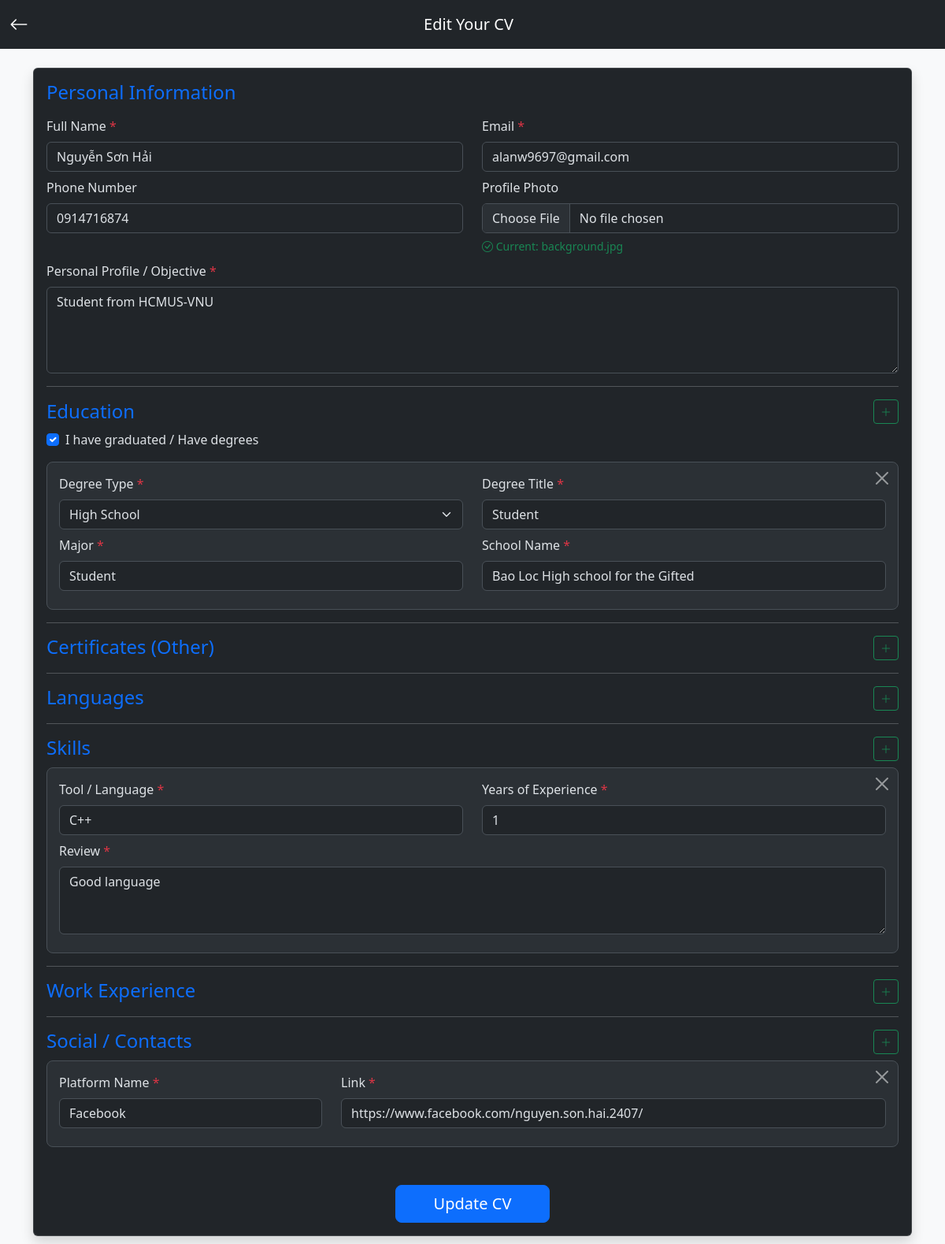
Screenshot of /edit_cv with the database file from the repository.
### tables this page shows
CREATE TABLE cv_basic(id INTEGER PRIMARY KEY, name TEXT, email TEXT, phone TEXT, photopath TEXT, profile TEXT);

CREATE TABLE cv_education(id INTEGER PRIMARY KEY, degreetype TEXT, title TEXT, major TEXT, school TEXT);

CREATE TABLE cv_skills(id INTEGER PRIMARY KEY, tool TEXT, years TEXT, review TEXT);

CREATE TABLE cv_contacts(id INTEGER PRIMARY KEY, platform TEXT, link TEXT);

### UPS/views.py (the view)
@app.route('/edit_cv')
def edit_cv_route():
    cv_data = get_cv_full()
    return render_template('input_cv.html', cv=cv_data)

### UPS/cv.py (called while the page is built)
def get_cv_full():
    connect = sqlite3.connect(db_path)
    cursor = connect.cursor()
    data = {}
    cursor.execute('SELECT * FROM cv_basic LIMIT 1')
    basic = cursor.fetchone()
    if basic:
        data['basic'] = basic
        cursor.execute('SELECT * FROM cv_education')
        data['education'] = cursor.fetchall()
        cursor.execute('SELECT * FROM cv_certs')
        data['certs'] = cursor.fetchall()
        cursor.execute('SELECT * FROM cv_languages')
        data['languages'] = cursor.fetchall()
        cursor.execute('SELECT * FROM cv_skills')
        data['skills'] = cursor.fetchall()
        cursor.execute('SELECT * FROM cv_experience')
        data['experience'] = cursor.fetchall()
        cursor.execute('SELECT * FROM cv_contacts')
        data['contacts'] = cursor.fetchall()
    connect.close()
    return data if 'basic' in data else None

### UPS/templates/input_cv.html (shortened to what this page needs)
<!DOCTYPE html>
<html lang="en" data-bs-theme="dark">
<head>
    <link href="https://cdn.jsdelivr.net/npm/bootstrap@5.3.2/dist/css/bootstrap.min.css" rel="stylesheet">
    <link rel="stylesheet" href="https://cdn.jsdelivr.net/npm/bootstrap-icons@1.10.5/font/bootstrap-icons.css">
    <link rel="stylesheet" href="{{ url_for('static', filename='css/style.css') }}">
</head>
<body class="bg-light">
    <nav class="navbar navbar-expand-md navbar-dark bg-dark fs-5">
        <div class="container-fluid">
            <a href="{{ url_for('cv_home_route') }}" class="navbar-brand fs-4" onclick="return confirm('Dữ liệu chưa lưu sẽ bị mất?');"><i class="bi bi-arrow-left"></i></a>
            <span class="navbar-brand mx-auto">{{ 'Edit Your CV' if cv else 'Input Your CV' }}</span>
        </div>
    </nav>
    <div class="container mt-4 mb-5">
        <div class="card shadow">
            <div class="card-body">
                <form action="{{ url_for('save_cv_route') }}" method="POST" enctype="multipart/form-data" id="cvForm">
                    <h4 class="mb-3 text-primary">Personal Information</h4>
                    <div class="row mb-3">
                        <div class="col-md-6 mb-2">
                            <label class="form-label required">Full Name</label>
                            <input type="text" class="form-control" name="name" value="{{ cv['basic'][1] if cv else '' }}" required>
                        </div>
                        <div class="col-md-6 mb-2">
                            <label class="form-label required">Email</label>
                            <input type="email" class="form-control" name="email" value="{{ cv['basic'][2] if cv else '' }}" required>
                        </div>
                        <div class="col-md-6 mb-2">
                            <label class="form-label">Phone Number</label>
                            <input type="text" class="form-control" name="phone" value="{{ cv['basic'][3] if cv and cv['basic'][3] else '' }}">
                        </div>
                        <div class="col-md-6 mb-2">
                            <label class="form-label">Profile Photo</label>
                            <input type="file" class="form-control" name="photo" accept="image/jpeg, image/png, image/jpg">
                            {% if cv and cv['basic'][4] %}
                                <div class="mt-1 text-success"><small><i class="bi bi-check-circle"></i> Current: {{ cv['basic'][4] }}</small></div>
                            {% endif %}
                        </div>
                        <div class="col-12">
                            <label class="form-label required">Personal Profile / Objective</label>
                            <textarea class="form-control" name="profile" rows="4" required>{{ cv['basic'][5] if cv else '' }}</textarea>
                        </div>
                    </div>
                    <hr>
                    <div id="education-container">
                        <h4 class="text-primary d-flex justify-content-between align-items-center">
                            Education
                            <button type="button" class="btn btn-sm btn-outline-success d-none" id="btn-add-edu" onclick="addBlock('education')"><i class="bi bi-plus-lg"></i></button>
                        </h4>
                        <div class="form-check mb-3">
                            <input class="form-check-input" type="checkbox" id="graduatedCheck" onchange="toggleEducation()"
                            {% if cv and cv['education'] %}checked{% endif %}>
                            <label class="form-check-label" for="graduatedCheck">I have graduated / Have degrees</label>
                        </div>
                        <div class="education-list">
                            {% if cv and cv['education'] %}
                                {% for edu in cv['education'] %}
                                <div class="block-section position-relative">
                                    <button type="button" class="btn-close position-absolute top-0 end-0 m-2" onclick="removeBlock(this)"></button>
                                    <div class="row">
                                        <div class="col-md-6 mb-2">
                                            <label class="form-label required">Degree Type</label>
                                            <select class="form-select" name="edutype[]">
                                                <option value="High School" {% if edu[1] == 'High School' %}selected{% endif %}>High School</option>
                                            </select>
                                        </div>
                                        <div class="col-md-6 mb-2"><label class="form-label required">Degree Title</label><input type="text" class="form-control" name="edutitle[]" value="{{ edu[2] }}"></div>
                                        <div class="col-md-6 mb-2"><label class="form-label required">Major</label><input type="text" class="form-control" name="edumajor[]" value="{{ edu[3] }}"></div>
                                        <div class="col-md-6 mb-2"><label class="form-label required">School Name</label><input type="text" class="form-control" name="eduschool[]" value="{{ edu[4] }}"></div>
                                    </div>
                                </div>
                                {% endfor %}
                            {% endif %}
                        </div>
                    </div>
                    <hr>
                    <div id="certificate-container">
                        <h4 class="text-primary d-flex justify-content-between">
                            Certificates (Other)
                            <button type="button" class="btn btn-sm btn-outline-success" onclick="addBlock('cert')"><i class="bi bi-plus-lg"></i></button>
                        </h4>
                    </div>
                    <hr>
                    <div id="language-container">
                        <h4 class="text-primary d-flex justify-content-between">
                            Languages
                            <button type="button" class="btn btn-sm btn-outline-success" onclick="addBlock('lang')"><i class="bi bi-plus-lg"></i></button>
                        </h4>
                    </div>
                    <hr>
                    <div id="skill-container">
                        <h4 class="text-primary d-flex justify-content-between">
                            Skills
                            <button type="button" class="btn btn-sm btn-outline-success" onclick="addBlock('skill')"><i class="bi bi-plus-lg"></i></button>
                        </h4>
                        <div class="skill-list">
                            {% if cv and cv['skills'] %}
                                {% for skill in cv['skills'] %}
                                <div class="block-section position-relative">
                                    <button type="button" class="btn-close position-absolute top-0 end-0 m-2" onclick="removeBlock(this)"></button>
                                    <div class="row">
                                        <div class="col-md-6 mb-2"><label class="form-label required">Tool / Language</label><input type="text" class="form-control" name="skilltool[]" value="{{ skill[1] }}"></div>
                                        <div class="col-md-6 mb-2"><label class="form-label required">Years of Experience</label><input type="text" class="form-control" name="skillyears[]" value="{{ skill[2] }}"></div>
                                        <div class="col-12 mb-2"><label class="form-label required">Review</label><textarea class="form-control" name="skillreview[]" rows="3">{{ skill[3] }}</textarea></div>
                                    </div>
                                </div>
                                {% endfor %}
                            {% endif %}
                        </div>
                    </div>
                    <hr>
                    <div id="experience-container">
                        <h4 class="text-primary d-flex justify-content-between">
                            Work Experience
                            <button type="button" class="btn btn-sm btn-outline-success" onclick="addBlock('exp')"><i class="bi bi-plus-lg"></i></button>
                        </h4>
                    </div>
                    <hr>
                    <div id="contact-container">
                        <h4 class="text-primary d-flex justify-content-between">
                            Social / Contacts
                            <button type="button" class="btn btn-sm btn-outline-success" onclick="addBlock('contact')"><i class="bi bi-plus-lg"></i></button>
                        </h4>
                        <div class="contact-list">
                            {% if cv and cv['contacts'] %}
                                {% for contact in cv['contacts'] %}
                                <div class="block-section position-relative">
                                    <button type="button" class="btn-close position-absolute top-0 end-0 m-2" onclick="removeBlock(this)"></button>
                                    <div class="row">
                                        <div class="col-md-4 mb-2"><label class="form-label required">Platform Name</label><input type="text" class="form-control" name="contactplatform[]" value="{{ contact[1] }}"></div>
                                        <div class="col-md-8 mb-2"><label class="form-label required">Link</label><input type="text" class="form-control" name="contactlink[]" value="{{ contact[2] }}"></div>
                                    </div>
                                </div>
                                {% endfor %}
                            {% endif %}
                        </div>
                    </div>
                    <div class="text-center mt-5">
                        <button type="button" class="btn btn-primary btn-lg px-5" onclick="submitCV()">{{ 'Update CV' if cv else 'Submit CV' }}</button>
                    </div>
                </form>
            </div>
        </div>
    </div>
</body>
</html>

### UPS/static/css/style.css (style rules this page uses)
body { background-color: #212529; color: #f8f9fa; font-family: 'Segoe UI', Tahoma, Geneva, Verdana, sans-serif; }

### UPS/templates/input_cv.html (style rules this page uses)
.block-section { border: 1px solid #495057; padding: 15px; margin-bottom: 15px; border-radius: 8px; background-color: #2b3035; }
.required::after { content: " *"; color: #dc3545; }

### rows the page displays
cv_basic: name "Nguyễn Sơn Hải", email "alanw9697@gmail.com", phone "0914716874", photopath "background.jpg", profile "Student from HCMUS-VNU"
cv_education: degreetype "High School", title "Student", major "Student", school "Bao Loc High school for the Gifted"
cv_skills: tool "C++", years "1", review "Good language"
cv_contacts: platform "Facebook", link "https://www.facebook.com/nguyen.son.hai.2407/"

### other values shown
{{ 'Edit Your CV' if cv else 'Input Your CV' }} "Edit Your CV"
{{ 'Update CV' if cv else 'Submit CV' }} "Update CV"
